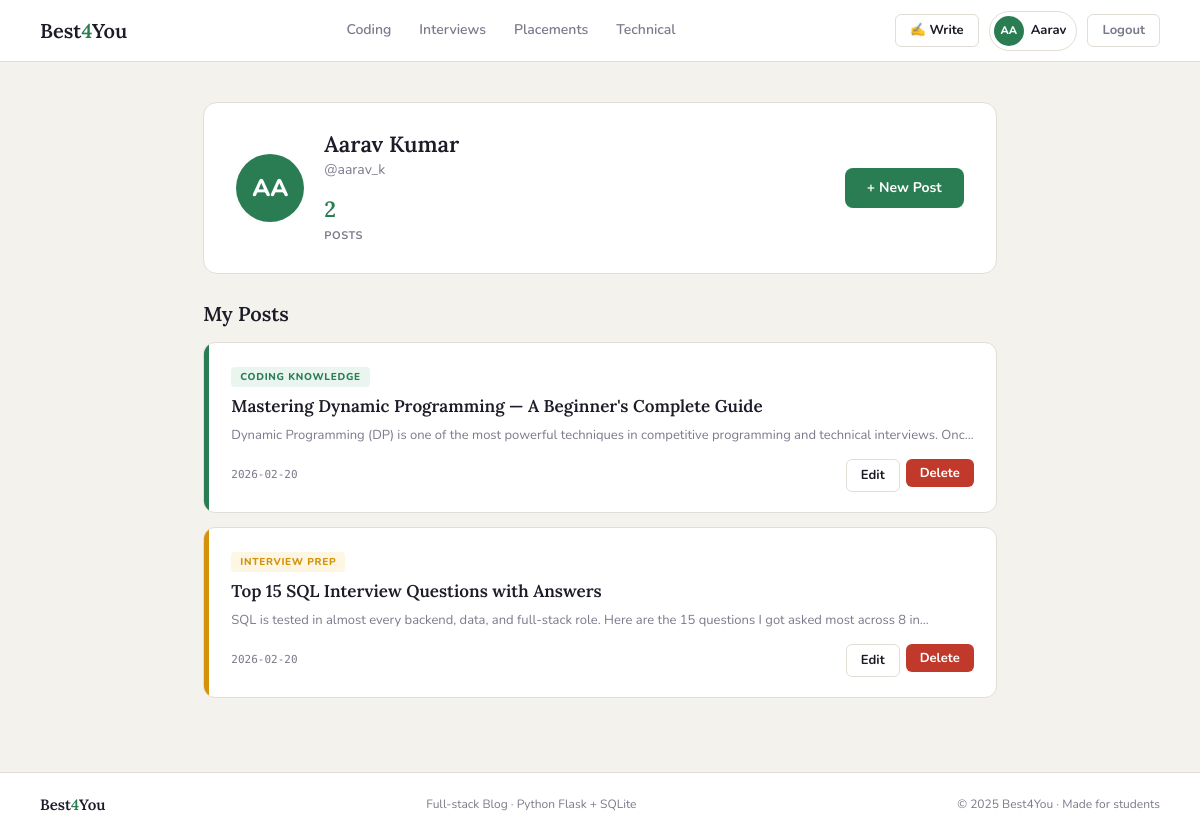
Screenshot of /profile (signed in) with the database file from the repository.
### tables this page shows
CREATE TABLE users (
            id       INTEGER PRIMARY KEY AUTOINCREMENT,
            name     TEXT    NOT NULL,
            username TEXT    NOT NULL UNIQUE,
            email    TEXT    NOT NULL UNIQUE,
            password TEXT    NOT NULL,
            salt     TEXT    NOT NULL,
            joined   TEXT    DEFAULT (DATE('now'))
        );

CREATE TABLE posts (
            id         INTEGER PRIMARY KEY AUTOINCREMENT,
            user_id    INTEGER NOT NULL,
            title      TEXT    NOT NULL,
            content    TEXT    NOT NULL,
            category   TEXT    NOT NULL,
            tags       TEXT    DEFAULT '',
            created_at TEXT    DEFAULT (DATETIME('now')),
            FOREIGN KEY (user_id) REFERENCES users(id)
        );

### routes/posts.py (the view)
@posts_bp.route('/profile')
@login_required
def profile():
    my_posts = get_posts_by_user(session['user_id'])
    return render_template('profile.html', posts=my_posts, categories=CATEGORIES)

### database.py (called while the page is built)
def get_db():
    conn = sqlite3.connect(DB_PATH)
    conn.row_factory = sqlite3.Row  # Access columns by name
    return conn

def get_posts_by_user(user_id):
    conn = get_db()
    posts = conn.execute(
        '''SELECT p.*, u.name AS author_name
           FROM posts p JOIN users u ON p.user_id = u.id
           WHERE p.user_id = ?
           ORDER BY p.created_at DESC''',
        (user_id,)
    ).fetchall()
    conn.close()
    return posts

### routes/posts.py (called while the page is built)
def login_required(f):
    from functools import wraps
    @wraps(f)
    def decorated(*args, **kwargs):
        if 'user_id' not in session:
            flash('Please log in to continue.', 'error')
            return redirect(url_for('auth.login'))
        return f(*args, **kwargs)
    return decorated

### templates/profile.html (shortened to what this page needs)
{% extends "base.html" %}
{% block content %}
<div class="profile-wrap">
  <div class="profile-header">
    <div class="profile-av">{{ session.user_name[:2].upper() }}</div>
    <div class="profile-info">
      <h2>{{ session.user_name }}</h2>
      <p>@{{ session.username }}</p>
      <div class="profile-stats">
        <div class="pstat">
          <div class="pstat-num">{{ posts|length }}</div>
          <div class="pstat-lbl">Posts</div>
        </div>
      </div>
    </div>
    <a href="{{ url_for('posts.write') }}" class="btn btn-green" style="margin-left:auto;align-self:center">
      + New Post
    </a>
  </div>
  <h2 class="my-posts-title">My Posts</h2>
  {% if posts %}
    {% for post in posts %}
      <article class="post-card" onclick="window.location='{{ url_for('posts.view_post', post_id=post.id) }}'">
        <div class="post-accent ac-{{ post.category }}"></div>
        <div class="post-inner">
          <span class="post-tag tb-{{ post.category }}">{{ categories[post.category] }}</span>
          <h3>{{ post.title }}</h3>
          <p class="post-excerpt">{{ post.content[:120] }}{% if post.content|length > 120 %}…{% endif %}</p>
          <div class="post-foot">
            <span class="post-date">{{ post.created_at[:10] }}</span>
            <div class="post-actions" onclick="event.stopPropagation()">
              <a href="{{ url_for('posts.edit_post', post_id=post.id) }}" class="btn btn-outline btn-sm">Edit</a>
              <form method="POST" action="{{ url_for('posts.delete', post_id=post.id) }}"
                    onsubmit="return confirm('Delete this post?')">
                <button type="submit" class="btn btn-danger btn-sm">Delete</button>
              </form>
            </div>
          </div>
        </div>
      </article>
    {% endfor %}
  {% endif %}
</div>
{% endblock %}

### static/css/main.css (style rules this page uses)
:root { --bg: #f4f2ed; --white: #ffffff; --text: #1c1c28; --muted: #7a7a8c; --border: #e2ddd6; --green: #2a7d52; --green-l: #eaf5ef; --yellow: #d4920a; --yellow-l: #fdf6e3; --pink: #b8384a; --pink-l: #fdf0f2; --blue: #2a5298; --blue-l: #eef3fb; --danger: #c0392b; --av-0: #d4f0e3; --av-1: #fde9c4; --av-2: #fad7dd; --av-3: #d2e2f7; }
*, *::before, *::after { box-sizing: border-box; margin: 0; padding: 0; }
html { scroll-behavior: smooth; }
body { background: var(--bg); color: var(--text); font-family: 'Nunito', sans-serif; font-size: 15px; line-height: 1.6; min-height: 100vh; display: flex; flex-direction: column; }
h1, h2, h3 { line-height: 1.2; }
.btn { display: inline-flex; align-items: center; gap: 6px; border: none; border-radius: 8px; font-family: 'Nunito', sans-serif; font-weight: 700; font-size: 14px; cursor: pointer; padding: 9px 22px; text-decoration: none; transition: opacity 0.2s, transform 0.15s; white-space: nowrap; }
.btn-green { background: var(--green); color: #fff; }
.btn-outline { background: transparent; color: var(--text); border: 1.5px solid var(--border); }
.btn-danger { background: var(--danger); color: #fff; }
.btn-sm { padding: 5px 14px; font-size: 13px; border-radius: 6px; }
.post-card { background: var(--white); border: 1.5px solid var(--border); border-radius: 12px; margin-bottom: 14px; cursor: pointer; display: flex; overflow: hidden; transition: box-shadow 0.2s, transform 0.2s; }
.post-accent { width: 5px; flex-shrink: 0; }
.ac-coding { background: var(--green); }
.ac-interview { background: var(--yellow); }
.post-inner { padding: 20px 22px; flex: 1; min-width: 0; }
.post-tag { display: inline-block; font-size: 10px; font-weight: 800; text-transform: uppercase; letter-spacing: 0.07em; padding: 2px 9px; border-radius: 4px; margin-bottom: 8px; }
.tb-coding { background: var(--green-l); color: var(--green); }
.tb-interview { background: var(--yellow-l); color: var(--yellow); }
.post-card h3 { font-family: 'Lora', serif; font-size: 17px; font-weight: 600; line-height: 1.3; margin-bottom: 8px; }
.post-excerpt { font-size: 13px; color: var(--muted); line-height: 1.55; margin-bottom: 14px; display: -webkit-box; -webkit-line-clamp: 2; -webkit-box-orient: vertical; overflow: hidden; }
.post-foot { display: flex; align-items: center; justify-content: space-between; gap: 10px; flex-wrap: wrap; }
.post-date { font-size: 11px; color: var(--muted); font-family: 'DM Mono', monospace; }
.post-actions { display: flex; gap: 6px; }
.post-actions form { margin: 0; }
.profile-wrap { max-width: 900px; margin: 0 auto; padding: 40px 40px 60px; }
.profile-header { background: var(--white); border: 1.5px solid var(--border); border-radius: 14px; padding: 28px 32px; display: flex; align-items: center; gap: 20px; margin-bottom: 28px; flex-wrap: wrap; }
.profile-av { width: 68px; height: 68px; border-radius: 50%; background: var(--green); color: #fff; display: flex; align-items: center; justify-content: center; font-size: 24px; font-weight: 800; flex-shrink: 0; }
.profile-info h2 { font-family: 'Lora', serif; font-size: 22px; font-weight: 600; margin-bottom: 2px; }
.profile-info p { color: var(--muted); font-size: 14px; }
.profile-stats { display: flex; gap: 24px; margin-top: 10px; }
.pstat-num { font-family: 'Lora', serif; font-size: 22px; font-weight: 600; color: var(--green); }
.pstat-lbl { font-size: 11px; color: var(--muted); font-weight: 700; text-transform: uppercase; letter-spacing: 0.05em; }
.my-posts-title { font-family: 'Lora', serif; font-size: 20px; font-weight: 600; margin-bottom: 16px; }

### rows the page displays
users: user_name "Aarav Kumar", username "aarav_k"
posts: category "CODING KNOWLEDGE", title "Mastering Dynamic Programming — A Beginner's Complete Guide", content "Dynamic Programming (DP) is one of the most powerful techniques in competitive programming and technical interviews. Onc", created_at "2026-02-20"
posts: category "INTERVIEW PREP", title "Top 15 SQL Interview Questions with Answers", content "SQL is tested in almost every backend, data, and full-stack role. Here are the 15 questions I got asked most across 8 in", created_at "2026-02-20"

### other values shown
{{ session.user_name[:2].upper() }} "AA"
{{ session.user_name.split()[0] }} "Aarav"
{{ posts|length }} "2"
